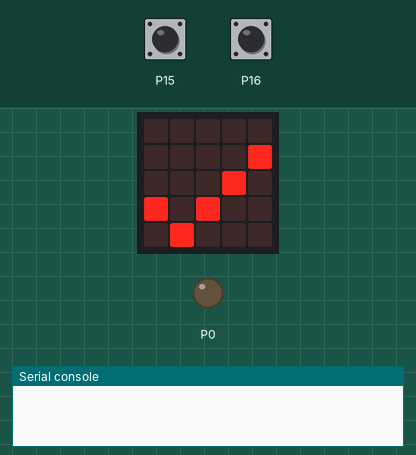
This program was run on a simulated BBC micro:bit (MakeCode). Parts: the board's 5×5 LED display, output pins drawn as LEDs (lit = HIGH), the last lines printed to the serial console. Inputs (shaded band) come from the test bench; at power-on: P16 LOW, P15 LOW.

Above: at 1.8 s.
1.9 s: P16 pulled HIGH for 0.15 s
At 3.0 s:
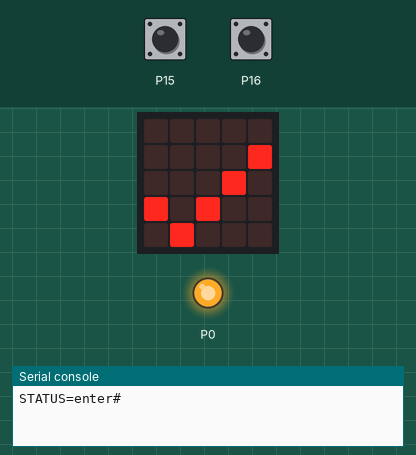
3.5 s: P15 pulled HIGH for 0.15 s
At 4.2 s:
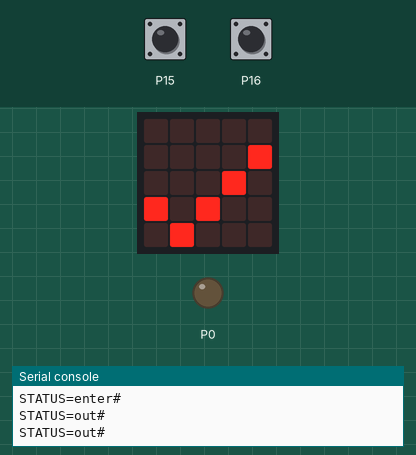
5.1 s: P16 pulled HIGH for 1 s
At 5.4 s:
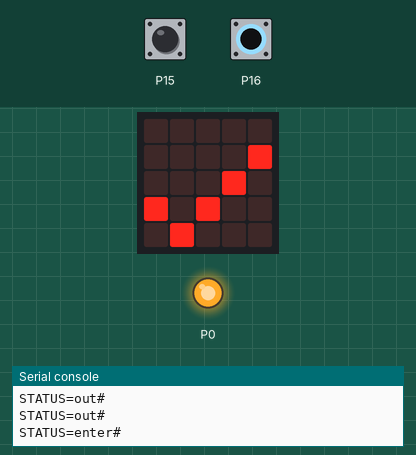
7.6 s: P15 pulled HIGH for 1 s
At 8.5 s:
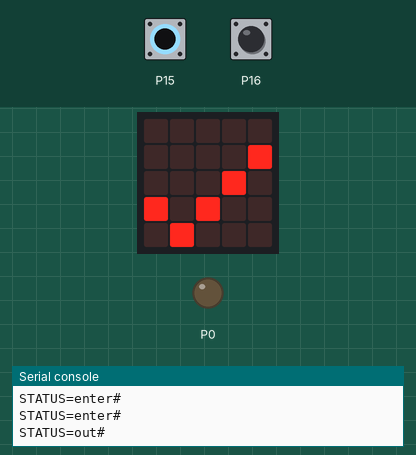
Timing chart, 0 to 10.6 s (numbered marks = the images above; inputs shaded):
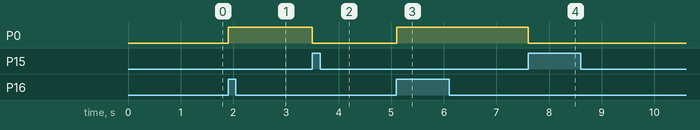

Measured:
- after the input at 1.9 s, P0: LOW → HIGH at once
- after the input at 3.5 s, P0: HIGH → LOW at once
- after the input at 5.1 s, P0: LOW → HIGH at once
- after the input at 7.6 s, P0: HIGH → LOW at once

The program:

main.ts
```typescript
control.onEvent(EventBusSource.MICROBIT_ID_IO_P16, EventBusValue.MICROBIT_EVT_ANY, function () {
    if (control.millis() >= tidp16) {
        serial.writeLine("STATUS=enter#")
        pins.digitalWritePin(DigitalPin.P0, 1)
        tidp16 = control.millis() + 500
    }
})
control.onEvent(EventBusSource.MICROBIT_ID_IO_P15, EventBusValue.MICROBIT_EVT_ANY, function () {
    serial.writeLine("STATUS=out#")
    pins.digitalWritePin(DigitalPin.P0, 0)
})
let tidp16 = 0
pins.setEvents(DigitalPin.P16, PinEventType.Edge)
pins.setEvents(DigitalPin.P15, PinEventType.Edge)
tidp16 = 0
basic.showIcon(IconNames.Yes)
basic.forever(function () {

})
```

test.ts
```typescript
// test ender her, dette bliver ikke kompileret, når denne pakke bruges som en udvidelse.
```
